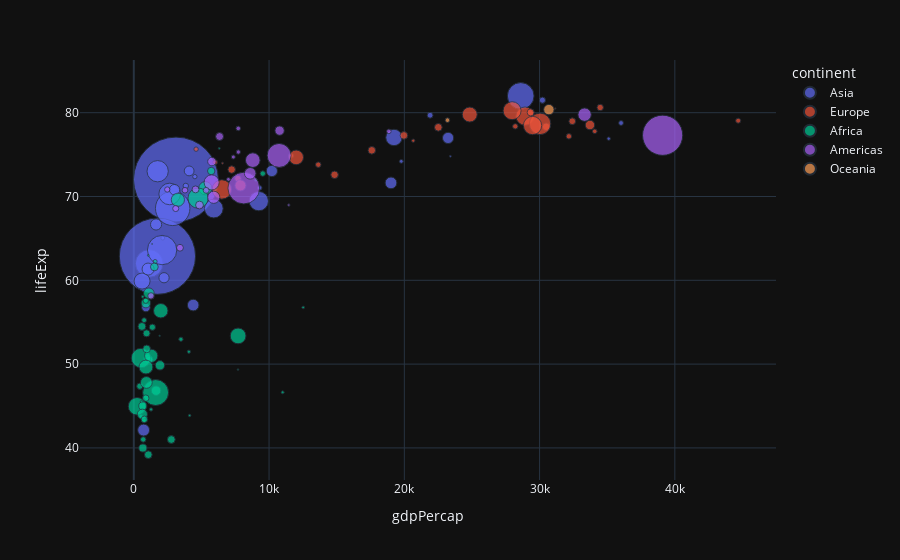

The notebook cell this image was saved under:
### Markdown cell above
### 4. Plotly常用图表绘制

#### 4.1 气泡图

### Code cell
# 两种绘图接口
import plotly_express as px  # import plotly.express as px
import plotly.graph_objects as go

gap = px.data.gapminder().query("year == 2002")  # 使用polty自带数据

px.scatter(
    gap,  # 绘图数据
    x="gdpPercap",  # x轴
    y="lifeExp",  # y轴
    color="continent",  # 颜色参数
    size="pop",  # 点的大小
    size_max=60,  # 点的最大值
)
